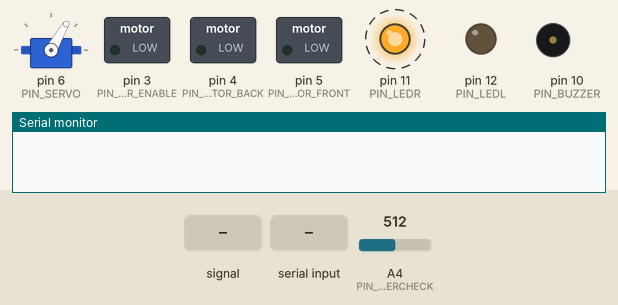
Recording of a sketch running on a simulated Arduino Uno, built with avr-gcc and run on an emulated ATmega328P. Shown: servo, switched loads named in the sketch (green lamp = pin HIGH), output pins drawn as LEDs (lit = HIGH), buzzer (waves = sounding), the last lines printed to the serial monitor. Dashed ring = blinking. Inputs (shaded band) come from the test bench; at power-on: A4 (PIN_POWERCHECK) = 512. Pins used as bus, display or sensor lines are not drawn.

Above: at 1.26 s.
1.3 s: A4 (PIN_POWERCHECK) set to 196
4.3 s: A4 (PIN_POWERCHECK) set to 167
At 5.7 s:
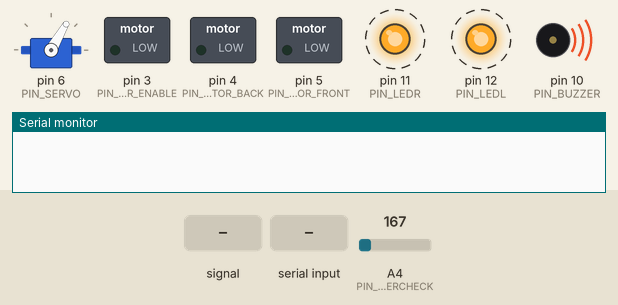
7.3 s: A4 (PIN_POWERCHECK) fed a 200 Hz sine of ±81 counts around its level
10.3 s: "s90\n" received over the second serial link
At 10.5 s:
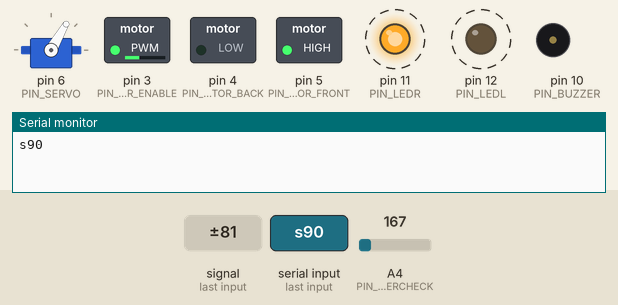
13.3 s: "s,45\n" received over the second serial link
At 13.76 s:
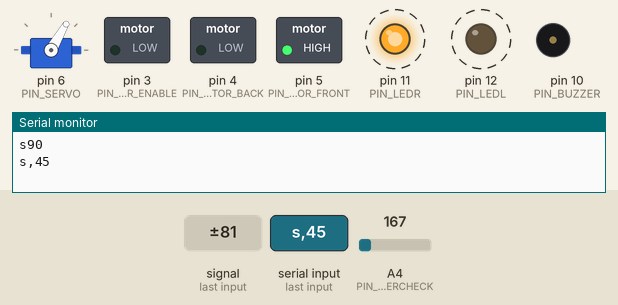
16.3 s: "b90\n" received over the second serial link
At 19.88 s:
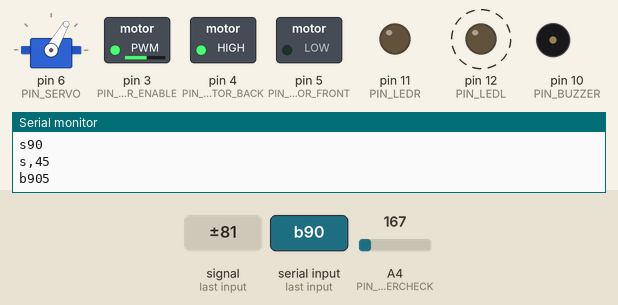
Timing chart, 0 to 20.3 s (numbered marks = the images above; inputs shaded):
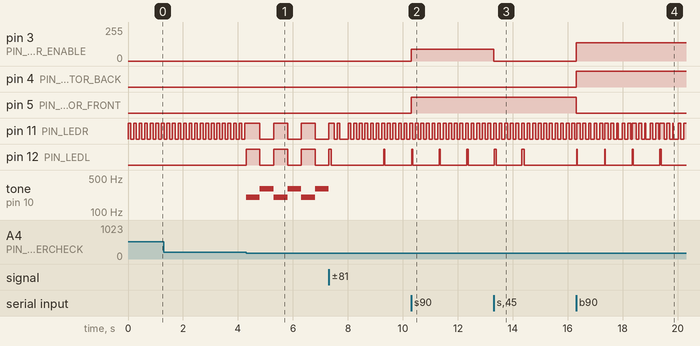

Measured:
- the behaviour switches between 185 and 184 on A4 (PIN_POWERCHECK) (found by bisection; images 0 and 1)
- after the input at 4.3 s, pin 11 (PIN_LEDR): alternates HIGH for 0.50 s and LOW for 0.50 s, starting after 0.50 s; pin 12 (PIN_LEDL): alternates HIGH for 0.50 s and LOW for 0.50 s, starting at once; tone on pin 10 (PIN_BUZZER): alternates 300 Hz for 0.50 s and 200 Hz for 0.50 s, starting at once
- after the input at 10.3 s, pin 3 (PIN_MOTOR_ENABLE): 0/255 → 90/255 at once; pin 5 (PIN_MOTOR_FRONT): LOW → HIGH at once
- after the input at 13.3 s, pin 3 (PIN_MOTOR_ENABLE): 90/255 → 0/255 at once
- after the input at 16.3 s, pin 3 (PIN_MOTOR_ENABLE): 0/255 → 137/255 at once; pin 4 (PIN_MOTOR_BACK): LOW → HIGH at once; pin 5 (PIN_MOTOR_FRONT): HIGH → LOW at once
- by itself, pin 11 (PIN_LEDR): alternates HIGH for 0.10 s and LOW for 0.10 s

The sketch:

BT_Boat.ino
```cpp
#include <Servo.h>
#include <SoftwareSerial.h>

#define PIN_MOTOR_FRONT 5
#define PIN_MOTOR_BACK 4
#define PIN_MOTOR_ENABLE 3
#define PIN_SERVO 6
#define PIN_BT_RX A0
#define PIN_BT_TX A1
#define PIN_LEDL 12
#define PIN_LEDR 11
#define PIN_BUZZER 10
#define PIN_POWERINDICATOR 9
#define PIN_LED 13
#define PIN_POWERCHECK A4

#define SETTINGS_MAX_SPEED 255
#define SETTINGS_BUZZER_DELAY 500
#define SETTINGS_BLINK_DELAY 500
#define SETTINGS_IDLEBLINK_DELAY 100

#define SETTINGS_START_POWERINDICATOR_DELAY 1000
#define SETTINGS_POWER_LOW_CUTOFF 9.0f

Servo myservo;
SoftwareSerial BT(PIN_BT_RX, PIN_BT_TX); // RX, TX

bool buzzerEnabled = false;
uint32_t buzzerTimer = 0;
bool buzzerState = false;
bool blinkEnabled = false;
uint32_t blinkTimer = 0;
bool blinkState = false;
uint32_t idleTimer = 0;
bool idleState = false;
bool powerIndicatorEnabled = true;
bool powerIndicatorStartState = true;

char BTData[20];
uint8_t BTDataIndex = 0;

void setDir(bool f){
  if (f) {
    digitalWrite(PIN_MOTOR_FRONT, 1);
    digitalWrite(PIN_MOTOR_BACK, 0);
  } else {
    digitalWrite(PIN_MOTOR_FRONT, 0);
    digitalWrite(PIN_MOTOR_BACK, 1);
  }
}


void setSpd(int s){
  if (s >= 0) {
    setDir(1);
  } else {
    setDir(0);
    s = -s;
  }
  analogWrite(PIN_MOTOR_ENABLE, (s / 255.0) * SETTINGS_MAX_SPEED);
}

void setRot(float r){
  myservo.write((r * 120.0));
}


void BTDataWork() {
  if (BTData[0] == 'r'){ // rotate
    if (BTData[1] == '0')
      setRot(0);
    if (BTData[1] == '1')
      setRot(0.5f);
    if (BTData[1] == '2')
      setRot(1);
      /*
    char buffer[4];
    buffer[0] = BTData[1];
    buffer[1] = BTData[2];
    buffer[2] = BTData[3];
    buffer[3] = '\0';
    setRot(atoi(buffer));*/
  }
  if (BTData[0] == 's'){ // speed
    char buffer[4];
    buffer[0] = BTData[1];
    buffer[1] = BTData[2];
    buffer[2] = BTData[3];
    buffer[3] = '\0';
    setSpd(atoi(buffer));
  }
  if (BTData[0] == 'b'){ // speed
    char buffer[4];
    buffer[0] = BTData[1];
    buffer[1] = BTData[2];
    buffer[2] = BTData[3];
    buffer[3] = '\0';
    setSpd(-atoi(buffer));
  }
  if (BTData[0] == 'p'){ // police
    buzzerEnabled = (BTData[1] == '1');
    blinkEnabled = (BTData[1] == '1');
  }
  if (BTData[0] == 'i'){ // powerIndicator
    powerIndicatorEnabled = (BTData[1] == '1');
    BT.println();
    BT.print("POWER IS ");
    BT.println(powerGet());
    BT.print("POWER CUTOFF IS ");
    BT.println(powerCheckCutoff());
    BT.println();
  }
}

float powerGet() {
  return (analogRead(PIN_POWERCHECK) / 1024.0 * 50);
}

bool powerCheckCutoff(){
  return (powerGet() <= SETTINGS_POWER_LOW_CUTOFF);
}

void setup() {
  // put your setup code here, to run once:
  pinMode(PIN_MOTOR_FRONT, OUTPUT);
  pinMode(PIN_MOTOR_BACK, OUTPUT);
  pinMode(PIN_MOTOR_ENABLE, OUTPUT);
  pinMode(PIN_LEDR, OUTPUT);
  pinMode(PIN_LEDL, OUTPUT);
  pinMode(PIN_BUZZER, OUTPUT);
  pinMode(PIN_POWERINDICATOR, OUTPUT);
  myservo.attach(PIN_SERVO);
  BT.begin(38400);
  Serial.begin(57600);
  setRot(0.5f);
}

void loop() {
  if (BT.available()){
    char c = BT.read();
    if (c != '\r' && c != '\n'){
      BTData[BTDataIndex] = c;
      BTDataIndex++;
    } else {
      Serial.println(BTData);
      if (BTDataIndex > 0)
        BTDataWork();
      BTDataIndex = 0;
    }
  }

  if (powerIndicatorStartState == true){
    if (millis() > SETTINGS_START_POWERINDICATOR_DELAY){
      powerIndicatorEnabled = false;
      powerIndicatorStartState = false;
    }
  }
  digitalWrite(PIN_POWERINDICATOR, powerIndicatorEnabled);
  digitalWrite(PIN_LED, powerIndicatorEnabled);


  if (powerCheckCutoff()) {
    digitalWrite(PIN_POWERINDICATOR, 1);
    if (buzzerTimer < millis()){
      buzzerTimer = millis() + SETTINGS_BUZZER_DELAY;
      buzzerState = !buzzerState;
      if (buzzerState){
        tone(PIN_BUZZER, 200);
      } else {
        tone(PIN_BUZZER, 300);
      }
    }
    if (blinkTimer < millis()){
      blinkTimer = millis() + SETTINGS_BLINK_DELAY;
      blinkState = !blinkState;
      digitalWrite(PIN_LEDR, blinkState);
      digitalWrite(PIN_LEDL, blinkState);
    }
  } else {
    if (buzzerEnabled){
      if (buzzerTimer < millis()){
        buzzerTimer = millis() + SETTINGS_BUZZER_DELAY;
        buzzerState = !buzzerState;
        if (buzzerState){
          tone(PIN_BUZZER, 650);
        } else {
          tone(PIN_BUZZER, 1350);
        }
      }
    } else
      noTone(PIN_BUZZER);

    if (blinkEnabled){
      if (blinkTimer < millis()){
        blinkTimer = millis() + SETTINGS_BLINK_DELAY;
        blinkState = !blinkState;
        digitalWrite(PIN_LEDR, blinkState);
        digitalWrite(PIN_LEDL, !blinkState);
      }
    } else {
      if (idleTimer < millis()){
        idleTimer = millis() + SETTINGS_IDLEBLINK_DELAY;
        idleState = !idleState;
        digitalWrite(PIN_LEDR, idleState);
        digitalWrite(PIN_LEDL, 0);
      }
    }
  }

}
```
